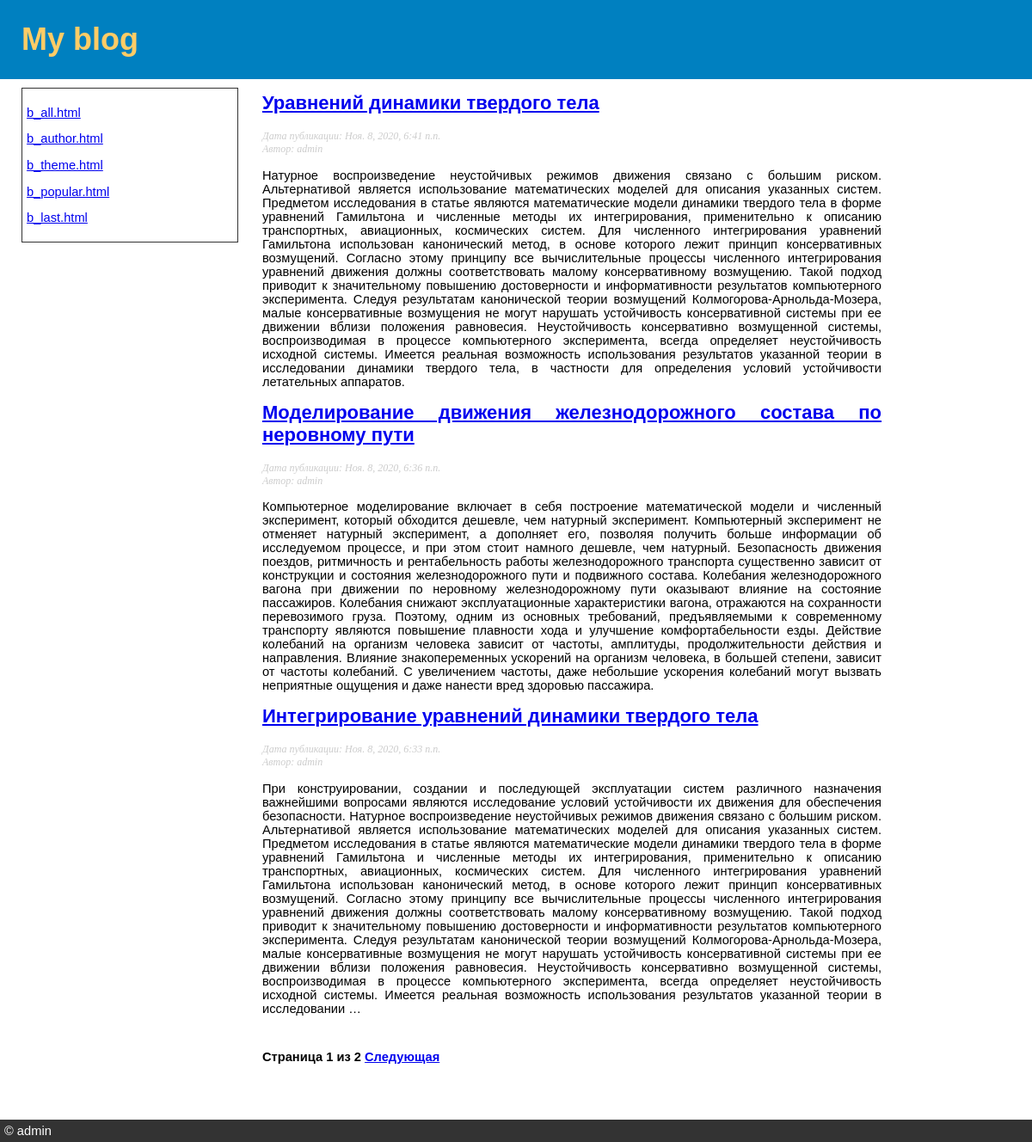
Screenshot of /blog/ with the database file from the repository.
### blog/models.py (models this page shows, shortened)
class Post(models.Model):
    STATUS_CHOICES = (('draft', 'Черновик'), ('published', 'Опубликовано'))
    title = models.CharField(verbose_name='Заголовок', max_length=250)
    slug = models.SlugField(verbose_name='URL', max_length=250, unique_for_date='date_published')
    author = models.ForeignKey(User, verbose_name='Автор', on_delete=models.CASCADE, related_name='blog_posts')
    body = models.TextField(verbose_name='Содержание статьи')
    date_published = models.DateTimeField('Дата публикации статьи', default=timezone.now)
    created = models.DateTimeField(verbose_name='Дата создания статьи', auto_now_add=True)
    updated = models.DateTimeField(auto_now=True)
    status = models.CharField(verbose_name='Статус', max_length=10, choices=STATUS_CHOICES, default='draft')
    objects = models.Manager()
    published = PublishedManager()
    class Meta:
        ordering = ('-date_published',)
        verbose_name = 'статью'
        verbose_name_plural = 'Статьи'
    def get_absolute_url(self):
        return reverse('blog:post_detail', args=[self.date_published.year, self.date_published.month, self.date_published.day, self.slug])

### blog/views.py (the view)
# urls.py: path('', views.post_list, name='post_list'),
def post_list(request):
    object_list = Post.published.all()
    paginator = Paginator(object_list, 3)
    page = request.GET.get('page')
    try:
        posts = paginator.page(page)
    except PageNotAnInteger:
        posts = paginator.page(1)
    except EmptyPage:
        posts = paginator.page(paginator.num_pages)
    return render(request, 'blog/post/list.html', {'page': page, 'posts': posts} )

### blog/models.py (called while the page is built)
    def get_queryset(self):
        return super(PublishedManager, self).get_queryset().filter(status='published')

### blog/templates/blog/post/list.html (shortened to what this page needs)
{% extends 'blog/base.html' %}
{% block content %}
    {% for post in posts %}
        <h2>
            <a href="{{ post.get_absolute_url }}">{{ post.title }}</a>
        </h2>
        <p class="date">
            Дата публикации: {{ post.date_published }} <br>
            Автор: {{ post.author }}
        </p>
        {{ post.body|truncatewords:150|linebreaks }}
    {% endfor %}
    {% include "pagination.html" with page=posts %}
{% endblock content %}

### blog/static/css/blog.css (style rules this page uses)
body { font: 11pt Arial, Helvetica, sans-serif; margin: 0; text-align: justify; }
h2 { margin-top: 0; }
p.date { color:#ccc; font-family: georgia, serif; font-size: 12px; font-style: italic; }

### rows the page displays
Post: title "Уравнений динамики твердого тела", date_published "Ноя. 8, 2020, 6:41 п.п.", author "admin", body "Натурное воспроизведение неустойчивых режимов движения связано с большим риском. Альтернативой является использование математических моделей для описания указанных систем. Предметом исследования в статье являются математические модели динамики твердого тела в форме уравнений Гамильтона и численные методы их интегрирования, применительно к описанию транспортных, авиационных, космических систем. Для численного интегрирования уравнений Гамильтона использован канонический метод, в основе которого лежит принцип консервативных возмущений. Согласно этому принципу все вычислительные процессы численного интегрирования уравнений движения должны соответствовать малому консервативному возмущению. Такой…"
Post: title "Моделирование движения железнодорожного состава по неровному пути", date_published "Ноя. 8, 2020, 6:36 п.п.", author "admin", body "Компьютерное моделирование включает в себя построение математической модели и численный эксперимент, который обходится дешевле, чем натурный эксперимент. Компьютерный эксперимент не отменяет натурный эксперимент, а дополняет его, позволяя получить больше информации об исследуемом процессе, и при этом стоит намного дешевле, чем натурный. Безопасность движения поездов, ритмичность и рентабельность работы железнодорожного транспорта существенно зависит от конструкции и состояния железнодорожного пути и подвижного состава. Колебания железнодорожного вагона при движении по неровному железнодорожному пути оказывают влияние на состояние пассажиров. Колебания снижают эксплуатационные характеристики…"
Post: title "Интегрирование уравнений динамики твердого тела", date_published "Ноя. 8, 2020, 6:33 п.п.", author "admin", body "При конструировании, создании и последующей эксплуатации систем различного назначения важнейшими вопросами являются исследование условий устойчивости их движения для обеспечения безопасности. Натурное воспроизведение неустойчивых режимов движения связано с большим риском. Альтернативой является использование математических моделей для описания указанных систем. Предметом исследования в статье являются математические модели динамики твердого тела в форме уравнений Гамильтона и численные методы их интегрирования, применительно к описанию транспортных, авиационных, космических систем. Для численного интегрирования уравнений Гамильтона использован канонический метод, в основе которого лежит…"

### other values shown
{{ page.number }} "1"
{{ page.paginator.num_pages }} "2"
